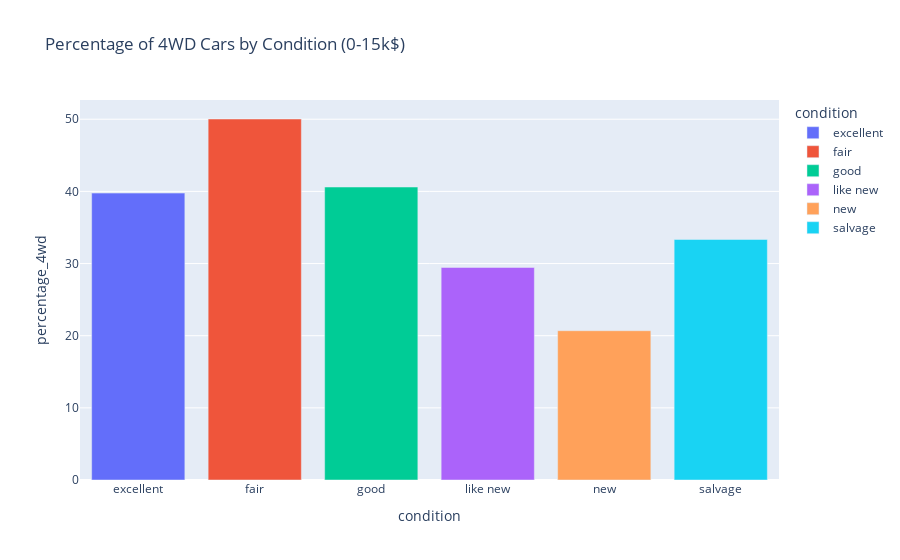

Notebook cell for this chart:
### Markdown cell above
Num. of cylinders is correlated with price, since more cylinders usually stand for more powerful engines, that are typical for classy and expensive cars. We can see from the bar chart above, that 'excellent' and 'good' categories usually list cars with more cylinders rather than 'new' or 'like new' categories. 
To draw some meaningful, data driven conclusion from this, let's move onto the next visualisation to see is there is any trend related to 'is_4wd' column:

### Code cell
is_4wd_count = filtered_data.groupby('condition')['is_4wd'].sum().reset_index()


total_count = filtered_data.groupby('condition').size().reset_index(name='total_count')


merged_data = pd.merge(is_4wd_count, total_count, on='condition')


merged_data['percentage_4wd'] = (merged_data['is_4wd'] / merged_data['total_count']) * 100


fig = px.bar(
    merged_data,
    x='condition',
    y='percentage_4wd',
    title='Percentage of 4WD Cars by Condition (0-15k$)',
    color='condition'
)
fig.show()

### Figure 1 — Plotly figure (JSON) as saved in the notebook; plotly's stock layout.template omitted (floating-point values rounded to 4 significant figures)
{"data": [{"alignmentgroup": "True", "hovertemplate": "condition=%{x}<br>percentage_4wd=%{y}<extra></extra>", "legendgroup": "excellent", "marker": {"color": "#636efa", "pattern": {"shape": ""}}, "name": "excellent", "offsetgroup": "excellent", "orientation": "v", "showlegend": true, "textposition": "auto", "type": "bar", "x": ["excellent"], "xaxis": "x", "y": [39.76], "yaxis": "y"}, {"alignmentgroup": "True", "hovertemplate": "condition=%{x}<br>percentage_4wd=%{y}<extra></extra>", "legendgroup": "fair", "marker": {"color": "#EF553B", "pattern": {"shape": ""}}, "name": "fair", "offsetgroup": "fair", "orientation": "v", "showlegend": true, "textposition": "auto", "type": "bar", "x": ["fair"], "xaxis": "x", "y": [50.03], "yaxis": "y"}, {"alignmentgroup": "True", "hovertemplate": "condition=%{x}<br>percentage_4wd=%{y}<extra></extra>", "legendgroup": "good", "marker": {"color": "#00cc96", "pattern": {"shape": ""}}, "name": "good", "offsetgroup": "good", "orientation": "v", "showlegend": true, "textposition": "auto", "type": "bar", "x": ["good"], "xaxis": "x", "y": [40.6], "yaxis": "y"}, {"alignmentgroup": "True", "hovertemplate": "condition=%{x}<br>percentage_4wd=%{y}<extra></extra>", "legendgroup": "like new", "marker": {"color": "#ab63fa", "pattern": {"shape": ""}}, "name": "like new", "offsetgroup": "like new", "orientation": "v", "showlegend": true, "textposition": "auto", "type": "bar", "x": ["like new"], "xaxis": "x", "y": [29.46], "yaxis": "y"}, {"alignmentgroup": "True", "hovertemplate": "condition=%{x}<br>percentage_4wd=%{y}<extra></extra>", "legendgroup": "new", "marker": {"color": "#FFA15A", "pattern": {"shape": ""}}, "name": "new", "offsetgroup": "new", "orientation": "v", "showlegend": true, "textposition": "auto", "type": "bar", "x": ["new"], "xaxis": "x", "y": [20.69], "yaxis": "y"}, {"alignmentgroup": "True", "hovertemplate": "condition=%{x}<br>percentage_4wd=%{y}<extra></extra>", "legendgroup": "salvage", "marker": {"color": "#19d3f3", "pattern": {"shape": ""}}, "name": "salvage", "offsetgroup": "salvage", "orientation": "v", "showlegend": true, "textposition": "auto", "type": "bar", "x": ["salvage"], "xaxis": "x", "y": [33.33], "yaxis": "y"}], "layout": {"barmode": "relative", "legend": {"title": {"text": "condition"}, "tracegroupgap": 0}, "title": {"text": "Percentage of 4WD Cars by Condition (0-15k$)"}, "xaxis": {"anchor": "y", "categoryarray": ["excellent", "fair", "good", "like new", "new", "salvage"], "categoryorder": "array", "domain": [0, 1], "title": {"text": "condition"}}, "yaxis": {"anchor": "x", "domain": [0, 1], "title": {"text": "percentage_4wd"}}}}
